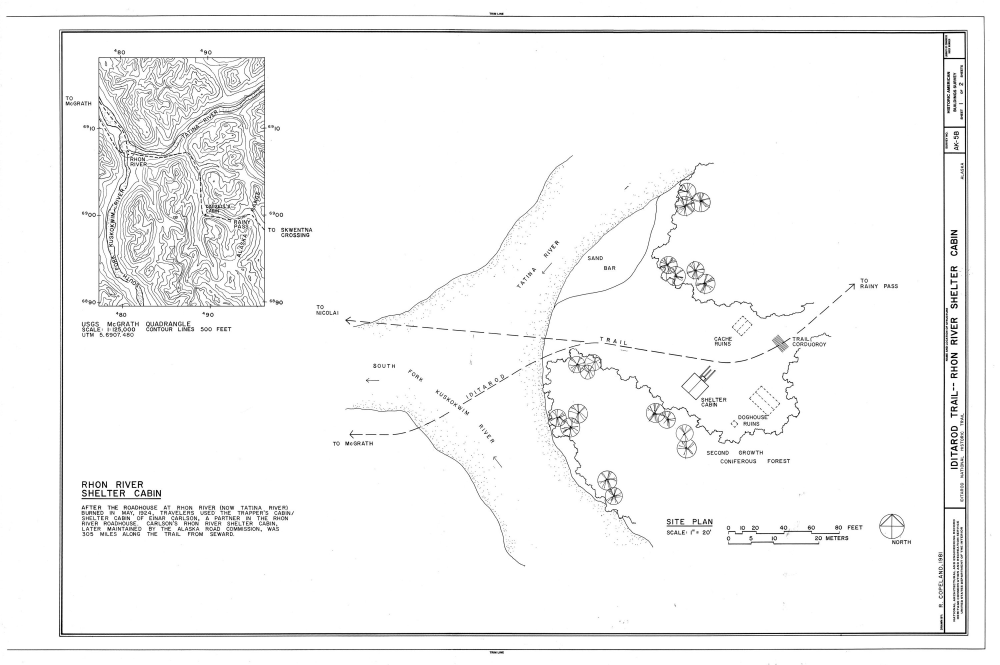
#> input picture stoa-desk/py/samples/junction-dataset/data/habs/ak0015_sheet_00001.jpg, 3000 x 1993 px (shown at 1/3 size)
$ python -i sheet_scan.py   (imports and definitions only)
#> lines starting #> are read from the running program, lines starting #| are printed output that depends on the picture; after the words box and inside, x2 and y2 are one past the last pixel; in counts of white or black regions, pixels touching at a corner belong together
#> further down, picture is the input picture: shape (1993, 3000); min 0, max 255, mean 246.2
"""A large sheet that was scanned from paper: is it a scan, how much is it turned, and where is its ink.

A render of a vector PDF has white paper and crisp ink. A scan has grey paper, noise, blur and a small skew. A thin
line (a dimension line is 1 px wide on a 300 dpi render) then is a soft grey band, lighter than a fixed ink level,
and a line that is turned by 1 degree leaves its pixel row every 57 px. The functions here undo both: they find the
skew from the long lines, turn the image upright, and mark ink relative to the local paper level. The map back to
the original pixels stays, so each point that a tool reports is in the pixels of the image that the user gave.
"""

from __future__ import annotations

import math
from dataclasses import dataclass

import cv2
import numpy as np

PAPER_WHITE = 250  # a render has white paper: most of its pixels are at or above this
WHITE_SHARE = 0.5
SKEW_MAX_DEG = 3.0  # a scan turned more than this is not searched
SKEW_MIN_DEG = 0.02  # a line of 3,000 px at this angle stays within 1 px of its row
SKEW_POINTS = 600_000  # ink pixels sampled for the skew search
INK_SHARE = 0.18  # on a scan: ink is darker than the paper by this share of the paper-to-ink contrast
LINE_SMOOTH = 9  # px: the noise is smoothed along each axis, so a thin line on that axis keeps its contrast
PAPER_BLOCK = 16  # px: the paper level is found on blocks of this size
MIN_CONTRAST = 40  # grey levels between paper and ink: less is an empty image
WALL_SHARE = 0.4  # on a levelled scan, a wall pixel is darker than this share of the way from the ink to the paper


# [36 lines left out: functions is_scan, skew_deg, not called in this run]


@dataclass(frozen=True)
class Upright:
    """The ink of a sheet, turned so that its lines lie on the axes, with the map back to the original pixels."""

    dark: np.ndarray  # True where there is ink, in upright pixels
    angle: float  # degrees that the drawing was turned; 0 when it was used as it is
    scan: bool
    forward: np.ndarray  # 2x3: original pixels to upright pixels

    def to_upright(self, x: float, y: float) -> tuple[float, float]:
        m = self.forward
        return (m[0, 0] * x + m[0, 1] * y + m[0, 2], m[1, 0] * x + m[1, 1] * y + m[1, 2])

    # [18 lines left out: functions to_original, _turn, not called in this run]


def _paper_and_ink(gray: np.ndarray) -> tuple[np.ndarray, float]:
    """The paper level at each pixel (it can vary over a scan) and the ink level of the sheet."""
    small = cv2.resize(gray, (max(gray.shape[1] // PAPER_BLOCK, 1), max(gray.shape[0] // PAPER_BLOCK, 1)),
                       interpolation=cv2.INTER_AREA)  # fmt: skip
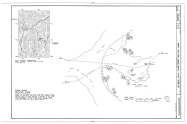
#> small: shape (124, 187); min 109, max 255, mean 246.3
    paper_small = cv2.dilate(small, np.ones((5, 5), np.uint8))  # the lightest block nearby is paper
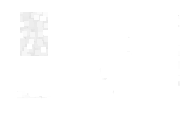
#> paper_small: shape (124, 187); min 225, max 255, mean 254.2
    paper = cv2.resize(paper_small, (gray.shape[1], gray.shape[0]), interpolation=cv2.INTER_LINEAR).astype(np.float32)
    return paper, float(np.percentile(gray[::5, ::5], 0.5))


# [10 lines left out: function levelled, not called in this run]


def scan_ink(gray: np.ndarray) -> np.ndarray:
    """Ink on a scan: darker than the local paper by a share of the contrast, with the noise smoothed along each axis.

    A thin level line smoothed along its own row keeps its full contrast, while the noise drops by a factor of 3.
    """
    paper, ink = _paper_and_ink(gray)
#> ink = 3
    contrast = np.maximum(paper - ink, MIN_CONTRAST)
    level = paper - INK_SHARE * contrast
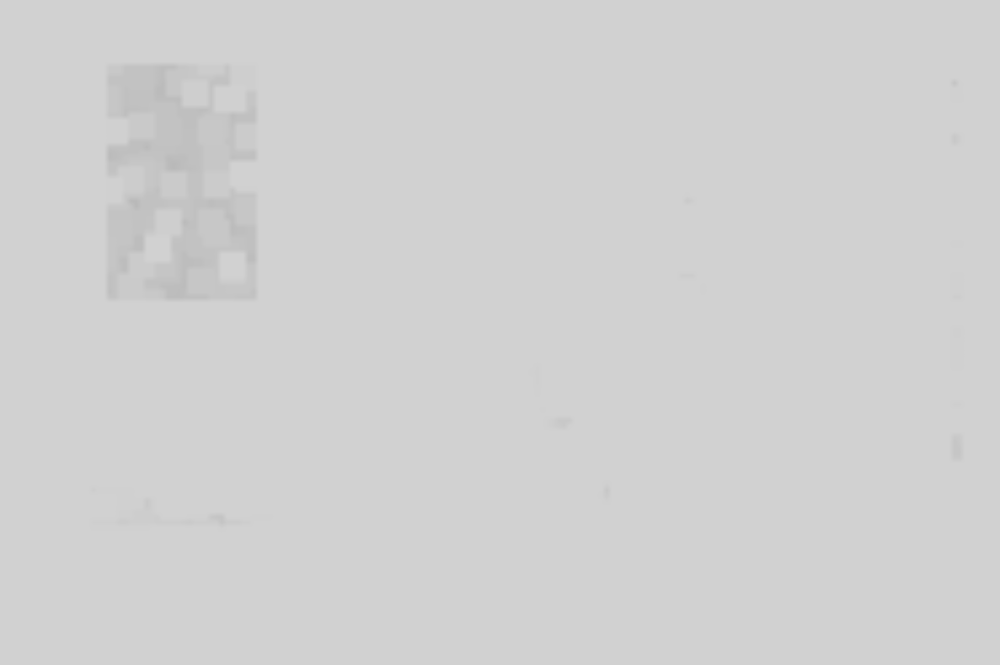
#> level: shape (1993, 3000) float32 (shown at 1/3 size); min 185, max 209.6, mean 209
    along_rows = cv2.blur(gray, (LINE_SMOOTH, 1)).astype(np.float32)
    along_cols = cv2.blur(gray, (1, LINE_SMOOTH)).astype(np.float32)
    return (along_rows < level) | (along_cols < level)
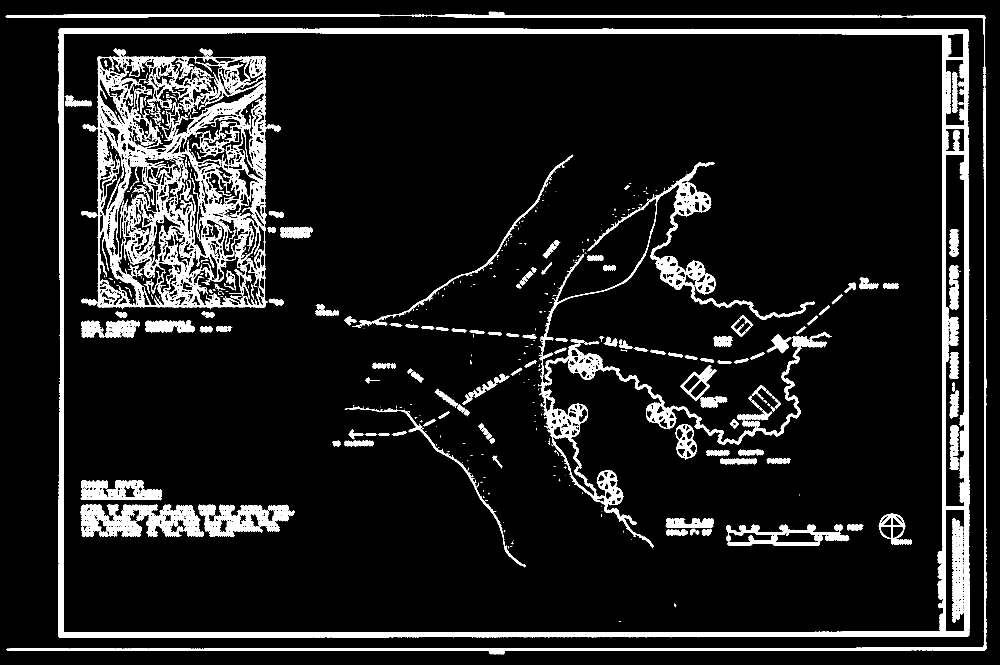
#> returned value: shape (1993, 3000) bool (shown at 1/3 size); 9.6% white; 1084 white regions (808 under 20 px), largest, box (x1, y1, x2, y2) and area: (174, 84, 2909, 1914) 166936, (243, 145, 803, 928) 131096, (1618, 486, 2496, 1645) 60721


# [13 lines left out: function upright, not called in this run]

>>> import cv2
>>> picture = cv2.imread('../../../../stoa-desk/py/samples/junction-dataset/data/habs/ak0015_sheet_00001.jpg', cv2.IMREAD_GRAYSCALE)
>>> result = scan_ink(picture)
